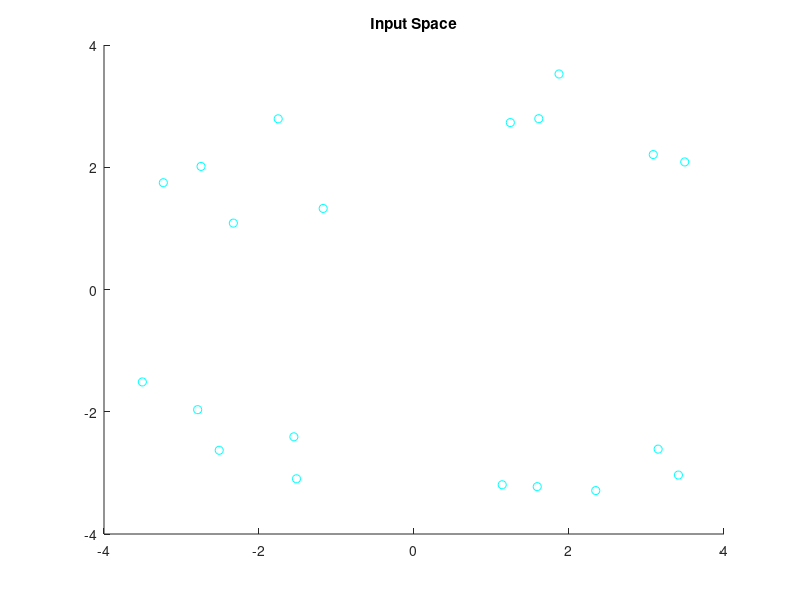
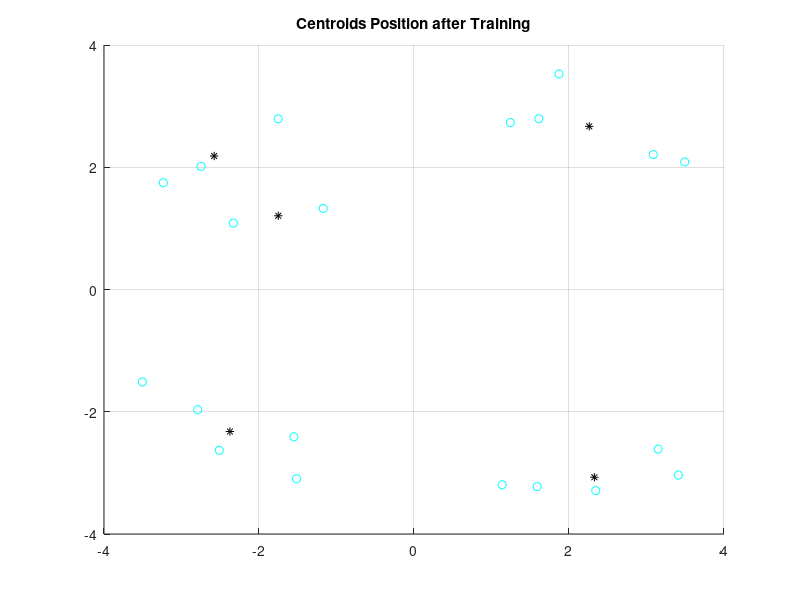
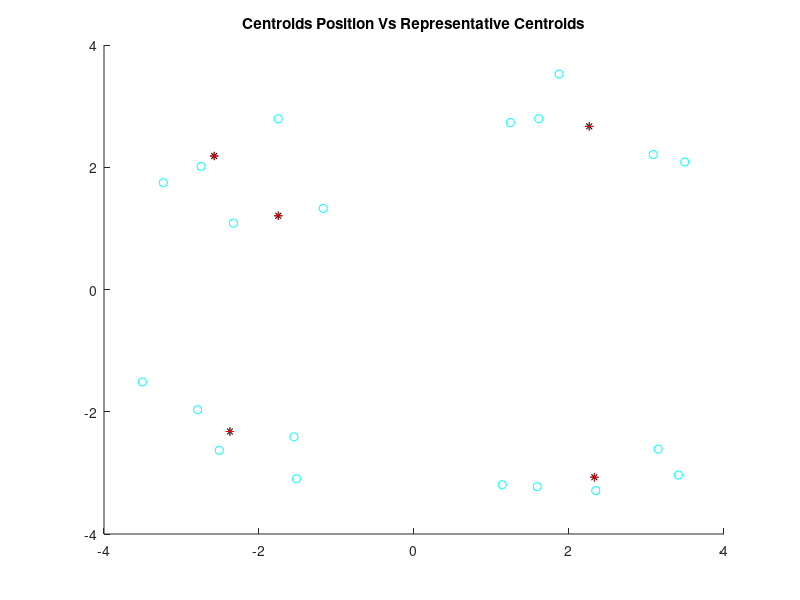

Reproduce these figures in MATLAB, in order.
%% Radial Basis Functions
% Name: Kevin Machado Gamboa
% Course: Neurocontrol 1 
% Professor: David Fernando Ramirez M.
clc;clear all;close all;
%% Note
% This code allow you to 
% 1. The input space dimension is defined by the number of rows
% Tested with 50 patters and 4 centroids ok
% -------------------------------------------------------------------------
%% Initial Parameters and Variables
gaussF = @ (r,sigma) exp((-r.^2)/(2*sigma.^2));     % Gaussian Function
%% Input Space Generation
nP=input('Enter a number of pattern = ');
display('Generation of input samples ...')
x1=((1)+((4)-(1)).*rand(1,nP));
y1=((1)+((4)-(1)).*rand(1,nP));
t1=ones(1,nP);
x2=((-1)+((-4)-(-1)).*rand(1,nP));
y2=((1)+((4)-(1)).*rand(1,nP));
t2=ones(1,nP);t2=t2*2;
x3=((1)+((4)-(1)).*rand(1,nP));
y3=((-1)+((-4)-(-1)).*rand(1,nP));
t3=ones(1,nP);t3=t3*3;
x4=((-1)+((-4)-(-1)).*rand(1,nP));
y4=((-1)+((-4)-(-1)).*rand(1,nP));
t4=ones(1,nP);t4=t4*4;
group1=[x1;y1;t1]; group2=[x2;y2;t2];group3=[x3;y3;t3]; group4=[x4;y4;t4];
X=[group1,group2,group3,group4];
% -------------------------------
figure(1); 
title('Input Space')
hold on
plot(x1,y1,'co',x2,y2,'co',x3,y3,'co',x4,y4,'co');
%% K-means algorithm for Hidden layers
% Input space treatment
[fX,cX]=size(X);                                            % Made to get Dimention
Xx=X(:,randperm(cX));                                       % Random permutation
% Centroid Generation method k-means
T=Xx(fX,:);                                                 % getting Targets
Xx(fX,:)=[];                                                % removing targets from the input space
fX=fX-1;                                                    % getting the correct input space dimension
% 1. Assign the first K input patterns
noCentroid=input('Define the initial # of centroids = ');   % Number of centrois in hidden layer
centroids= Xx(:,randperm(noCentroid));                      % Centroids randomly assigned from inputs values
% 2. Patter distribution: Each pattern belongs to the centroid whose distance is minor
%it=input('Enter a number of iteration = ');                  % Number of iterations
bk=0;
count1=0;
while (bk==0)
newCentroids=zeros(fX,noCentroid);                           % New Centroids storage
distances=zeros(cX,noCentroid);                              % Save distances of each patter and the centroid
countC=zeros(cX,noCentroid);                                 % Count the pattern that belongs to the centroid
centroidSum=zeros(fX,noCentroid);                            % Sum the pattern that belongs to each centroid
for i=1:cX
    for j=1:noCentroid
        distances(i,j)=sum((Xx(:,i)-centroids(:,j)).^2);
    end
    [f,c]=min(distances(i,:));                              % Get the position of the centroid belonging to patter i
    countC(i,c)=1;                                          % Count the pattern that belongs to the centroid
    centroidSum(:,c)=Xx(:,i)+centroidSum(:,c);              % Sum the pattern that belongs to each centroid
end
clear i j;
% 3. New centroids calculus by the average of patterns belonging to each centroid
acumP=sum(countC);                                          % Get the # of pattern per centroid
for i=1:noCentroid
    newCentroids(:,i)=centroidSum(:,i)./acumP(i);           % Get the new centroid
end
clear i;
% 4. Determine if new centroid values have changed with respect to previous centroid values

if abs(newCentroids-centroids)<0.00001
    bk=1;
    break
end
count1=count1+1;
centroids=newCentroids;
end
display(['Number of iterations achieved = ',num2str(count1)])
% -------------------------------
figure(2); 
title('Centroids Position after Training')
hold on
grid on
plot(x1,y1,'co',x2,y2,'co',x3,y3,'co',x4,y4,'co');
plot(newCentroids(1,:),newCentroids(2,:),'*k');
%% Sigma Local Calculus of Hidden Neurons
%display('Starting Centroids Sigma calculation ...')
aS=zeros(noCentroid,max(acumP));            % worst case scenario
sigma=zeros(1,noCentroid);                  % Initialization of sigmas to each centroid
for nc=1:noCentroid
   patron=find(countC(:,nc));
   for i=1:acumP(nc)
       aS(nc,i)=sum((centroids(:,nc)-Xx(:,patron(i))).^2);     
   end
   sigma(1,nc)=sum(aS(nc,:))/acumP(nc);
end
%% Centroid Pruning
% comparing each cetroid with the others
ps=zeros(1,noCentroid);
for i=1:noCentroid
    for j=1:noCentroid
    ps(i,j)= sum((centroids(:,i)-centroids(:,j)).^2);   
    end
end
clear i j;
pru=ps<0.6;
pru=unique(pru,'rows');                         % Returns the same data as in A by rows, but with no repetitions
fCentroids=size(pru);fCentroids=fCentroids(1);  % The final number of centroids
represetative=zeros(fCentroids,fX);             % Initialize vector to storage the represetative centroids
for i=1:fCentroids
    lo=find(pru(i,:)==1);
    for k=1:length(lo)
        represetative(i,:)=represetative(i,:)+newCentroids(:,lo(k))';            
    end
    represetative(i,:)=represetative(i,:)/length(lo);
end
display(['Number of categories found = ',num2str(fCentroids)])
represetative
% -------------------------------
figure(3); 
title('Centroids Position Vs Representative Centroids')
hold on
plot(x1,y1,'co',x2,y2,'co',x3,y3,'co',x4,y4,'co');
plot(newCentroids(1,:),newCentroids(2,:),'*k');
plot(represetative(:,1),represetative(:,2),'r+')
